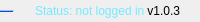
              <widget class="QFrame" name="bottomBar">
               <property name="minimumSize">
                <size>
                 <width>0</width>
                 <height>22</height>
                </size>
               </property>
               <property name="maximumSize">
                <size>
                 <width>16777215</width>
                 <height>22</height>
                </size>
               </property>
               <property name="frameShape">
                <enum>QFrame::NoFrame</enum>
               </property>
               <property name="frameShadow">
                <enum>QFrame::Raised</enum>
               </property>
               <layout class="QHBoxLayout" name="horizontalLayout_5">
                <property name="spacing">
                 <number>0</number>
                </property>
                <property name="leftMargin">
                 <number>0</number>
                </property>
                <property name="topMargin">
                 <number>0</number>
                </property>
                <property name="rightMargin">
                 <number>0</number>
                </property>
                <property name="bottomMargin">
                 <number>0</number>
                </property>
                <item>
                 <widget class="QLabel" name="label_website">
                  <property name="maximumSize">
                   <size>
                    <width>16777215</width>
                    <height>16</height>
                   </size>
                  </property>
                  <property name="font">
                   <font>
                    <family>Segoe UI</family>
                    <pointsize>-1</pointsize>
                    <italic>false</italic>
                    <bold>false</bold>
                   </font>
                  </property>
                  <property name="styleSheet">
                   <string notr="true">color: rgb(116, 234, 255)</string>
                  </property>
                  <property name="text">
                   <string>&lt;html&gt;&lt;head/&gt;&lt;body&gt;&lt;p&gt;&lt;a href=&quot;http://fuckfirewall.top&quot;&gt;&lt;span style=&quot; text-decoration: underline; color:#094fd1;&quot;&gt;Official website: fuckfirewall.top&lt;/span&gt;&lt;/a&gt;&lt;/p&gt;&lt;/body&gt;&lt;/html&gt;</string>
                  </property>
                  <property name="textFormat">
                   <enum>Qt::RichText</enum>
                  </property>
                  <property name="alignment">
                   <set>Qt::AlignLeading|Qt::AlignLeft|Qt::AlignVCenter</set>
                  </property>
                 </widget>
                </item>
                <item>
                 <widget class="QLabel" name="label_status">
                  <property name="styleSheet">
                   <string notr="true">color: rgb(116, 234, 255)</string>
                  </property>
                  <property name="text">
                   <string>Status: not logged in</string>
                  </property>
                 </widget>
                </item>
                <item>
                 <widget class="QLabel" name="version">
                  <property name="text">
                   <string>v1.0.3</string>
                  </property>
                  <property name="alignment">
                   <set>Qt::AlignRight|Qt::AlignTrailing|Qt::AlignVCenter</set>
                  </property>
                 </widget>
                </item>
                <item>
                 <widget class="QFrame" name="frame_size_grip">
                  <property name="minimumSize">
                   <size>
                    <width>20</width>
                    <height>0</height>
                   </size>
                  </property>
                  <property name="maximumSize">
                   <size>
                    <width>20</width>
                    <height>16777215</height>
                   </size>
                  </property>
                  <property name="frameShape">
                   <enum>QFrame::NoFrame</enum>
                  </property>
                  <property name="frameShadow">
                   <enum>QFrame::Raised</enum>
                  </property>
                 </widget>
                </item>
               </layout>
              </widget>
